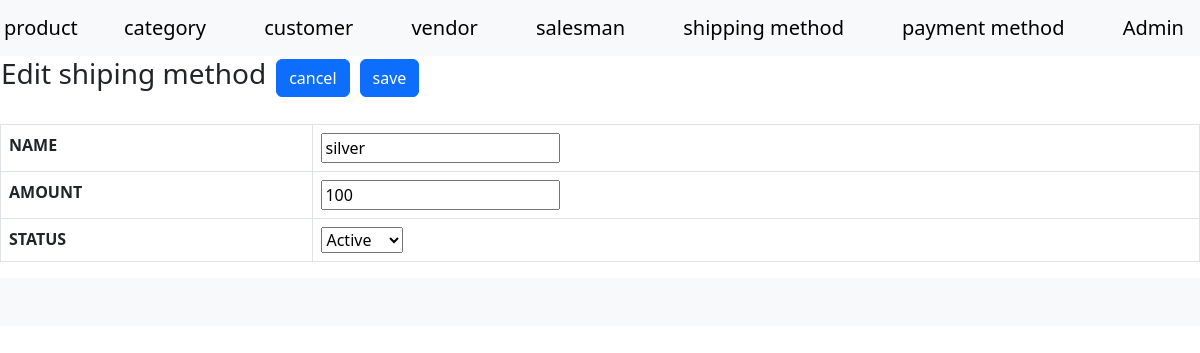
The page /index.php?a=edit&c=shippingMethod&shiping_method_id=334 on the database its author committed.
### tables this page shows
CREATE TABLE `shiping_methods` (
  `shiping_method_id` int(11) NOT NULL,
  `name` varchar(255) NOT NULL,
  `amount` int(11) NOT NULL,
  `status` tinyint(4) NOT NULL,
  `created_at` timestamp NOT NULL DEFAULT current_timestamp(),
  `updated_at` timestamp NULL DEFAULT NULL
);

### Model/Core/View.php (called while the page is built, shortened)
<?php
class Model_Core_View
{
	protected $templete = null;
	protected $data = [];
	public function render()
	{
		require_once "View".DS.$this->getTemplete();
	}
    public function getTemplete()
    {
        return $this->templete;
    }
    public function setTemplete($templete)
    {
        $this->templete = $templete;
        return $this;
    }
    public function getData($key = null)
    {
        if(array_key_exists($key, $this->data))
        {
            return $this->data[$key];
        }
        return null;
    }
    public function setData($value)
    {
        $this->data = $value;
        return $this;
    }
    public function getModelUrl()
    {
        return Ccc::getModel('Core_url');
    }
}
 ?>

### Controller/Core/Action.php (called while the page is built, shortened)
<?php
class Controller_Core_Action
{
	protected $view = null;
	public function render()
	{
		$this->getView()->render();
	}
      public function getView()
    {
    	if ($this->view)
    	{
        return $this->view;
    	}
    	$view = Ccc::getModel('Core_View');
    	return $view;
    }
    public function setView($view)
    {
        $this->view = $view;
        return $this;
    }
}
?>

### Controller/ShippingMethod.php (called while the page is built, shortened)
<?php
class Controller_ShippingMethod extends Controller_Core_Action
{
	public function editAction()
	{
		try
		{
			$request = $this->getRequest();
			$id=(int)$request->getParam('shiping_method_id');
			$modelShippingMethod = Ccc::getModel('ShippingMethod_Row');
			$shipingMethod =$modelShippingMethod->load($id);
			$this->render();
		}
		catch (Exception $e)
		{
			$this->getMessage()->addMessage($e->getMessage() ,  Model_Core_Message::FAILURE);
			return $this->redirect('grid', null, null, true);
		}
	}
}
?>

### Controller/Core/Front.php (called while the page is built, shortened)
<?php
class Controller_Core_Front
{
	public function getRequest()
	{
		$request = new Model_Core_Request();
		return $request;
	}
	public function init()
	{
		$request = $this->getRequest();
		$action = $request->getActionName().'Action';
		$Controller = new $controllerClassName();
		$Controller->$action();
	}
}
?>

### index.php (called while the page is built, shortened)
<?php
spl_autoload_register(function ($className) {
   $classPath = str_replace('_', '/', $className);
});
class Ccc
{
	public static function init()
	{
		$front = new Controller_Core_Front();
		$front->init();
	}
	public static function getModel($className)
	{
		return new $className();
	}
}
Ccc::init();
?>

### Model/Core/Url.php (called while the page is built, shortened)
<?php
class Model_Core_Url
{
	public function getCurrentUrl()
	{
	return $_SERVER['REQUEST_SCHEME']."://".$_SERVER['HTTP_HOST'].$_SERVER['REQUEST_URI'];
	}
	public function getUrl($a=null,$c=null, array $perameters=null,$reset = false)
	{
		$request = new Model_Core_Request();
		$final = ['a'=>null,'c'=>null];
		if($reset == false)
		{
		$final = array_merge($final,$request->getParam());
		}
		$url = explode('?', $this->getCurrentUrl());
		($a == null) ? ($final['a'] =$request->getActionName()) : ($final['a'] = $a);
		($c == null) ? ($final['c'] =$request->getControllerName()) : ($final['c'] = $c);
		return $url[0].'?'.http_build_query($final);
	}
}
?>

### Model/Core/Request.php (called while the page is built, shortened)
<?php
class Model_Core_Request
{
	public function getParam($key = null, $value = null)
	{
		if ($key == null)
		{
			return $_GET;
		}
		if(array_key_exists($key, $_GET))
		{
			return $_GET[$key];
		}
		return $value;
	}
	public function getControllerName()
	{
		return $this->getParam('c','index');
	}
}
?>

### Model/Core/Table/Row.php (called while the page is built, shortened)
<?php
class Model_Core_Table_Row
{
	protected $data = [];
    public function __get($key)
    {
        if (array_key_exists($key, $this->data)) {
            return $this->data[$key];
        }
        return null;
    }
    public function load($id, $column = null)
    {
        if (!$column)
        {
            $column = $this->getTable()->getPrimaryKey();
        }
        $query = "SELECT * FROM `{$this->getTable()->getTableName()}`
                WHERE `{$column}` = '{$id}'";
        $table = new Model_Core_table();
        $result = $table->fetchRow($query);
        if ($result)
        {
            $this->data = $result;
        }
        return $this;
    }
    public function getTable()
    {
        $table = new $tableClass();
        return $table;
    }
    public function setTable($table)
    {
        return $this;
    }
    public function setTableClass($tableClass)
    {
        $this->tableClass = $tableClass;
        return $this;
    }
}
?>

### Model/Core/Table.php (called while the page is built, shortened)
<?php
class Model_Core_Table
{
	public $tableName = null;
	public function getAdapter()
	{
		$adapter = new Model_Core_Adapter();
		return $adapter;
	}
    public function getTableName()
    {
        return $this->tableName;
    }
    public function setTableName($tableName)
    {
        $this->tableName = $tableName;
        return $this;
    }
    public function setPrimaryKey($primaryKey)
    {
        $this->primaryKey = $primaryKey;
        return $this;
    }
	public function fetchRow($query)
	{
		return $this->getAdapter()->fetchRow($query);
	}
}
?>

### Model/Core/Adapter.php (called while the page is built, shortened)
<?php
class Model_core_Adapter{
	public $serverName="localhost";
	public $userName="root";
	public $password="";
	public $databaseName ="project-krushal-vataliya-04-good";
  	public $connect = null;
	public function connect(){
      if($this->connect == null)
      {
		$this->connect = mysqli_connect($this->serverName, $this->userName, $this->password, $this->databaseName);
      }
      return $this->connect;
	  }
   public function fetchRow($query){
   	$result =$this->connect()->query($query);
   		return $result->fetch_assoc();
   }
}
?>

### Model/ShippingMethod.php (called while the page is built, shortened)
<?php
class Model_ShippingMethod extends Model_Core_Table
{
	public function getStatusOptions()
	{
		return [
			self::STATUS_ACTIVE => self::STATUS_ACTIVE_LBL,
			self::STATUS_INACTIVE => self::STATUS_INACTIVE_LBL
		];
	}
}
?>

### Model/ShippingMethod/Row.php (called while the page is built, shortened)
<?php
class Model_ShippingMethod_Row extends Model_Core_Table_Row
{
	public function getStatus()
	{
		if($this->status)
		{
			return $this->status;
		}
		return Model_ShippingMethod::STATUS_DEFAULT;
	}
}
?>

### View/shipping_method/edit.phtml (the view, shortened to what this page needs)
<?php
$shiping_method = $this->getData('shippingMethod');
?>
<!DOCTYPE html>
<html>
  <head>
    <link rel="stylesheet" href="Model/Skin/css/style.css">
  </head>
  <body>
    <?php require_once "View/html/header.phtml" ?>
    <table>
      <tr>
        <td><h3>Edit shiping method<h3></td>
        <td><a class="btn btn-primary mx-2" href="<?php echo $this->getModelUrl()->getUrl('grid',null,null,true); ?>">cancel</a> </td>
        <form action="<?php echo $this->getModelUrl()->getUrl('save'); ?>" method="POST">
          <td><button class="btn btn-primary">save</button></td>
        </tr>
      </table>
      <br>
      <table class="table table-bordered">
        <tr>
          <th>NAME</th>
          <td><input type="text" name="shiping_method[name]" value="<?php echo $shiping_method->name?>"></td>
        </tr>
        <tr>
          <th>AMOUNT</th>
          <td><input type="number" name="shiping_method[amount]" value="<?php echo $shiping_method->amount?>"></td>
        </tr>
        <th> STATUS</th>
        <td> <select name="shiping_method[status]"   >
          <?php foreach ($shiping_method->getTable()->getStatusOptions() as $key => $value): ?>
          <option value="<?php echo $key ?>"name="available" <?php if($shiping_method->getstatus() == $key){ echo 'selected'; } ?>><?php echo $value ?></option>
          <?php endforeach; ?>
        </select> </td>
  </table>
  <?php require_once "View/html/footer.phtml" ?>
</body>
</html>

### rows shown on the page
shiping_methods: name "silver", amount "100", status "Active"
